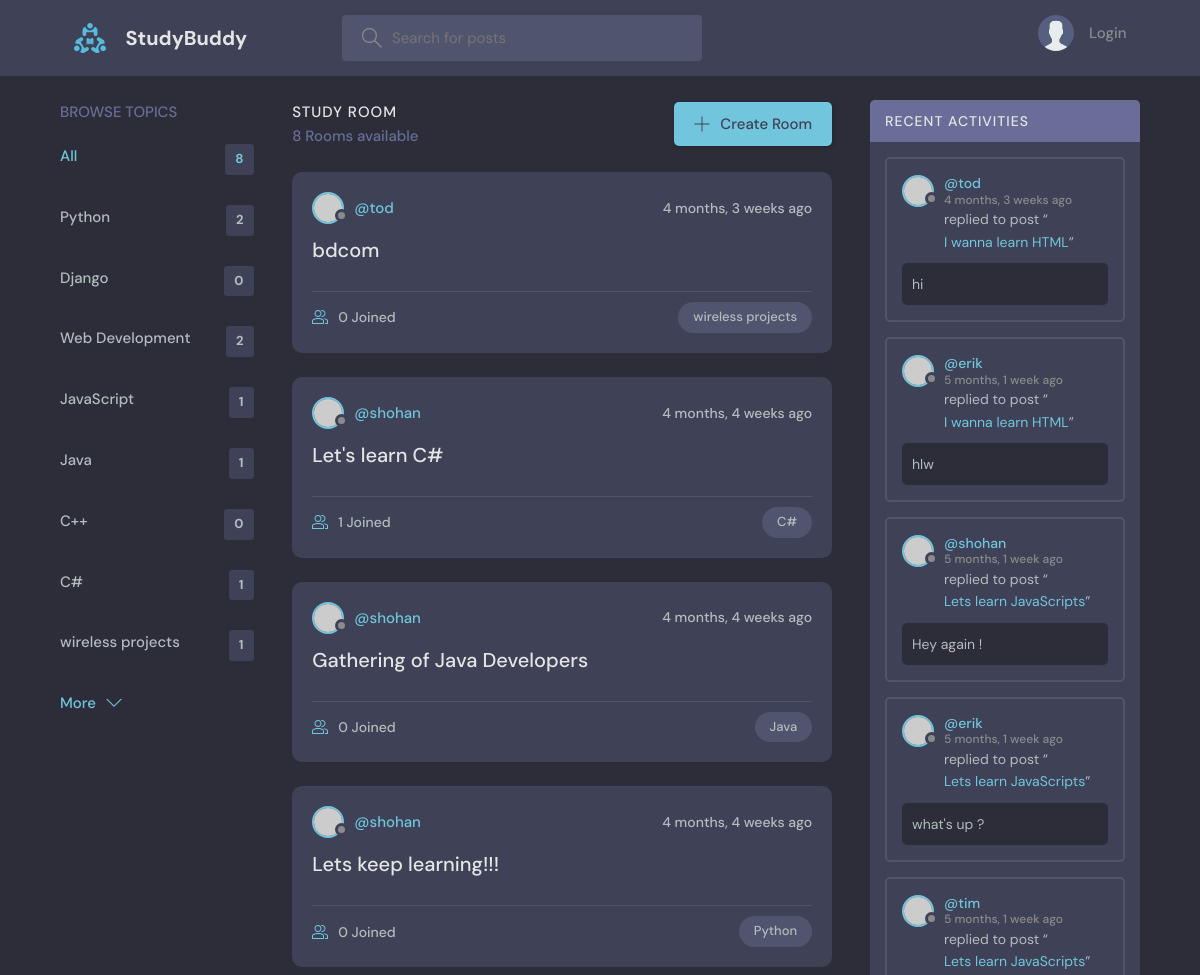
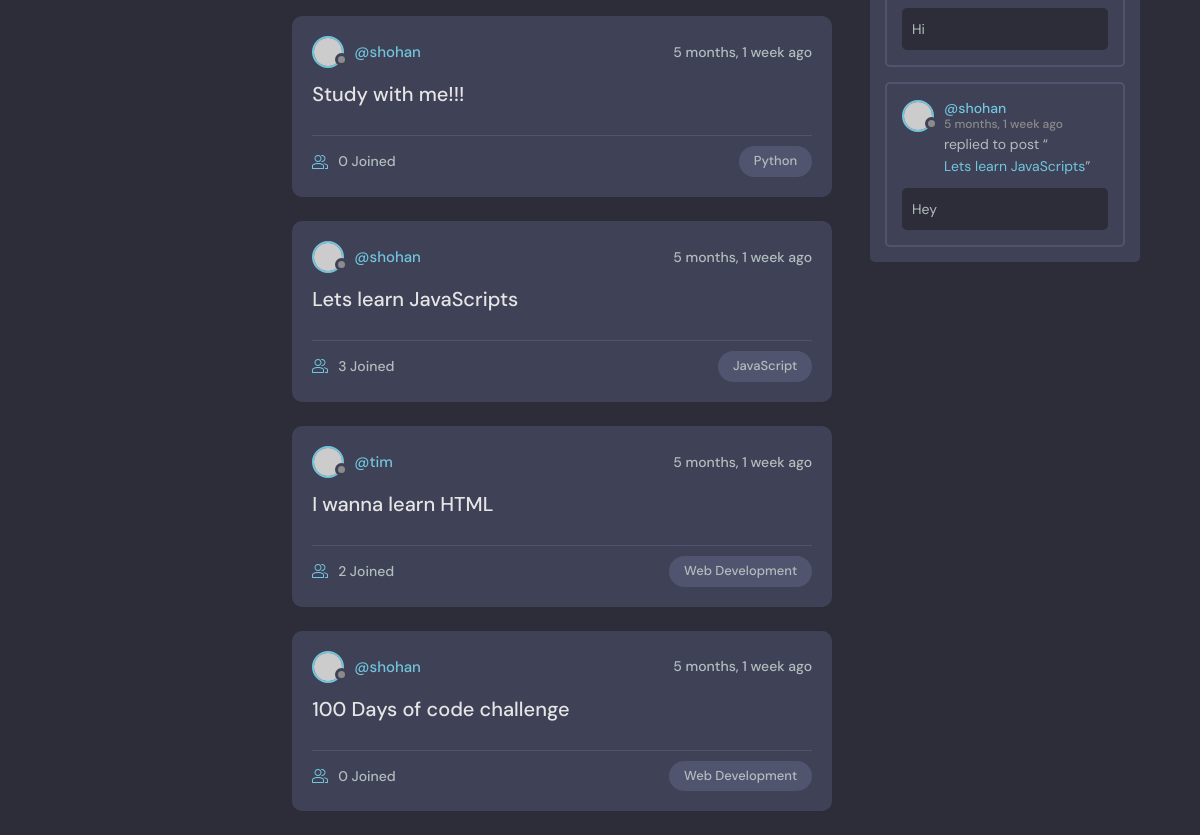
The page / on the database its author committed (2 pictures, top to bottom).
### base/models.py (models this page shows, shortened)
class Topic(models.Model):
    name = models.CharField(max_length=200)

class Room(models.Model):
    host = models.ForeignKey(User, on_delete=models.SET_NULL, null=True)
    topic = models.ForeignKey(Topic, on_delete=models.SET_NULL, null=True)
    name = models.CharField(max_length=200)
    description = models.TextField(null=True, blank = True)
    participants = models.ManyToManyField(User, related_name='participants', blank=True)
    updated = models.DateTimeField(auto_now=True)
    created = models.DateTimeField(auto_now_add=True)
    class Meta:
        ordering = ['-updated', '-created']
    def __str__(self):
        return self.name

class Message(models.Model):
    user = models.ForeignKey(User,on_delete=models.CASCADE)
    room = models.ForeignKey(Room, on_delete=models.CASCADE)
    body = models.TextField()
    updated = models.DateTimeField(auto_now=True)
    created = models.DateTimeField(auto_now_add=True)
    class Meta:
        ordering = ['-updated', '-created']

### base/views.py (the view)
# urls.py: path('', views.home, name = "home"),
def home(request):
    q = request.GET.get('q') if request.GET.get('q') != None else ''
    rooms = Room.objects.filter(
        Q(topic__name__icontains=q) |
        Q(name__icontains=q) |
        Q(description__icontains=q)
        )
    topics = Topic.objects.all()
    room_count = rooms.count()
    room_messages = Message.objects.filter(Q(room__topic__name__icontains=q))
    context = {'rooms':rooms, 'topics':topics,
               'room_count' : room_count, 'room_messages':room_messages}
    return render(request, 'base/home.html', context)

### base/templates/base/home.html (shortened to what this page needs)
{% extends 'main.html' %}
{% block content %}
    <main class="layout layout--3">
      <div class="container">
        {% include 'base/topics_component.html' %}
        <div class="roomList">
          <div class="roomList__header">
            <div>
              <h2>Study Room</h2>
              <p>{{room_count}} Rooms available</p>
            </div>
            <a class="btn btn--main" href="{% url 'create-room' %}">
              <svg version="1.1" xmlns="http://www.w3.org/2000/svg" width="32" height="32" viewBox="0 0 32 32">
                <title>add</title>
                <path
                  d="M16.943 0.943h-1.885v14.115h-14.115v1.885h14.115v14.115h1.885v-14.115h14.115v-1.885h-14.115v-14.115z"
                ></path>
              </svg>
              Create Room
            </a>
          </div>
          {% include 'base/feed_component.html' %}
        </div>
        {% include 'base/activity_component.html' %}
      </div>
    </main>
    {% endblock %}

### base/templates/base/topics_component.html
<div class="topics">
    <div class="topics__header">
      <h2>Browse Topics</h2>
    </div>
    <ul class="topics__list">
      <li>
        <a href="{% url 'home' %}" class="active">All <span>{{topics.count}}</span></a>
      </li>
      {% for topic in topics %}
      <li>
        <a href="{% url 'home' %}?q={{topic.name}}"> {{topic.name}} <span>{{topic.room_set.all.count}}</span></a>
      </li>
      {% endfor %}
    </ul>
    <a class="btn btn--link" href="{% url 'topics' %}">
      More
      <svg version="1.1" xmlns="http://www.w3.org/2000/svg" width="32" height="32" viewBox="0 0 32 32">
        <title>chevron-down</title>
        <path d="M16 21l-13-13h-3l16 16 16-16h-3l-13 13z"></path>
      </svg>
    </a>
  </div>

### base/templates/base/feed_component.html (shortened to what this page needs)
{% for room in rooms %}
<div class="roomListRoom">
    <div class="roomListRoom__header">
      <a href="{% url 'user-profile' room.host.id %}" class="roomListRoom__author">
        <div class="avatar avatar--small">
          <img src="https://randomuser.me/api/portraits/women/11.jpg" />
        </div>
        <span>@{{room.host.username}}</span>
      </a>
      <div class="roomListRoom__actions">
        <span>{{room.created|timesince}} ago</span>
      </div>
    </div>
    <div class="roomListRoom__content">
      <a href="{% url 'room' room.id %}">{{room.name}}</a>
    </div>
    <div class="roomListRoom__meta">
      <a href="{% url 'room' room.id %}" class="roomListRoom__joined">
        {{room.participants.all.count}} Joined
      </a>
      <p class="roomListRoom__topic">{{room.topic.name}}</p>
    </div>
  </div>
{% endfor %}

### base/templates/base/activity_component.html (shortened to what this page needs)
<div class="activities">
    <div class="activities__header">
      <h2>Recent Activities</h2>
    </div>
    {% for message in room_messages %}
    <div class="activities__box">
      <div class="activities__boxHeader roomListRoom__header">
        <a href="{% url 'user-profile' message.user.id %}" class="roomListRoom__author">
          <div class="avatar avatar--small">
            <img src="https://randomuser.me/api/portraits/women/11.jpg" />
          </div>
          <p>
            @{{message.user}}
            <span>{{message.created|timesince}} ago</span>
          </p>
        </a>
      </div>
      <div class="activities__boxContent">
        <p>replied to post “<a href="{% url 'room' message.room.id %}">{{message.room}}</a>”</p>
        <div class="activities__boxRoomContent">
          {{message.body}}
        </div>
      </div>
    </div>
    {% endfor %}
  </div>

### rows shown on the page
Topic: name "Python", room_set.all.count "2"
Topic: name "Django", room_set.all.count "0"
Topic: name "Web Development", room_set.all.count "2"
Topic: name "JavaScript", room_set.all.count "1"
Topic: name "Java", room_set.all.count "1"
Topic: name "C++", room_set.all.count "0"
Topic: name "C#", room_set.all.count "1"
Topic: name "wireless projects", room_set.all.count "1"
Room: host.username "tod", created "4 months, 3 weeks", name "bdcom", participants.all.count "0", topic.name "wireless projects"
Room: host.username "shohan", created "4 months, 4 weeks", name "Let's learn C#", participants.all.count "1", topic.name "C#"
Room: host.username "shohan", created "4 months, 4 weeks", name "Gathering of Java Developers", participants.all.count "0", topic.name "Java"
Room: host.username "shohan", created "4 months, 4 weeks", name "Lets keep learning!!!", participants.all.count "0", topic.name "Python"
Room: host.username "shohan", created "5 months, 1 week", name "Study with me!!!", participants.all.count "0", topic.name "Python"
Room: host.username "shohan", created "5 months, 1 week", name "Lets learn JavaScripts", participants.all.count "3", topic.name "JavaScript"
Room: host.username "tim", created "5 months, 1 week", name "I wanna learn HTML", participants.all.count "2", topic.name "Web Development"
Room: host.username "shohan", created "5 months, 1 week", name "100 Days of code challenge", participants.all.count "0", topic.name "Web Development"
Message: user "tod", created "4 months, 3 weeks", room "I wanna learn HTML", body "hi"
Message: user "erik", created "5 months, 1 week", room "I wanna learn HTML", body "hlw"
Message: user "shohan", created "5 months, 1 week", room "Lets learn JavaScripts", body "Hey again !"
Message: user "erik", created "5 months, 1 week", room "Lets learn JavaScripts", body "what's up ?"
Message: user "tim", created "5 months, 1 week", room "Lets learn JavaScripts", body "Hi"
Message: user "shohan", created "5 months, 1 week", room "Lets learn JavaScripts", body "Hey"

### other values the page prints
{{ topics.count }} "8"
{{ room_count }} "8"
